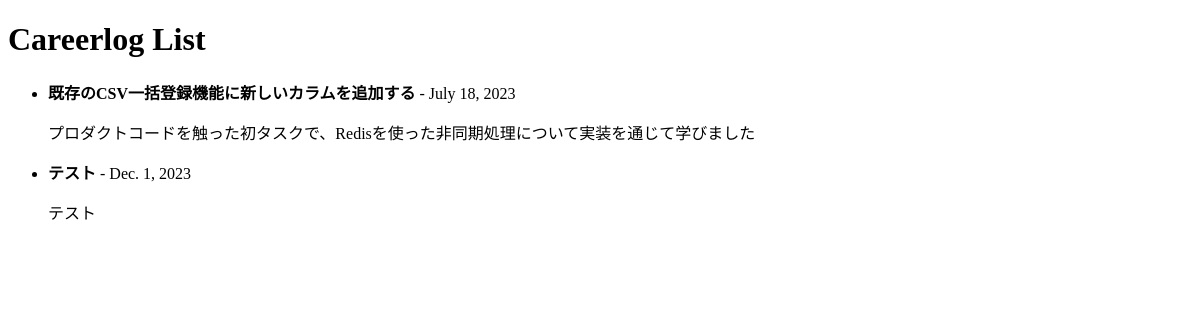
The page /careerlogs/ on the database as committed earlier.
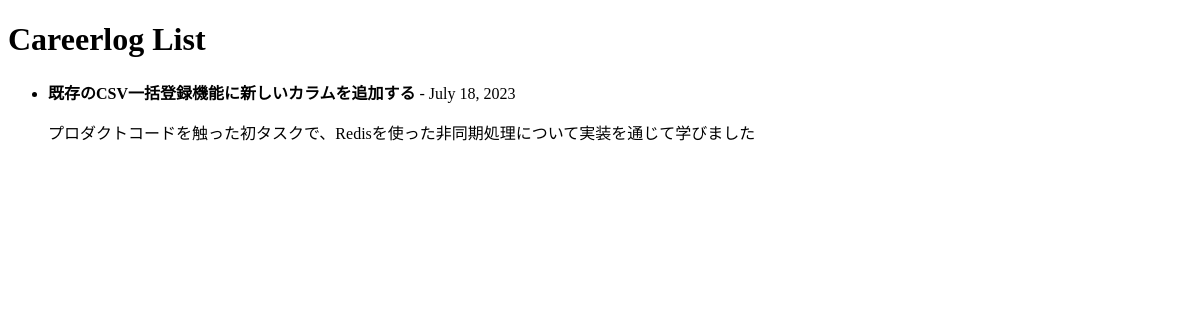
The same page on the database as committed later.
### myapp/models.py (models this page shows, shortened)
class Careerlog(models.Model):
    title = models.CharField(max_length=255)
    description = models.TextField()
    execution_date = models.DateField()
    timestamp = models.DateTimeField(auto_now_add=True)
    categories = models.ManyToManyField(Category, blank=True)
    languages = models.ManyToManyField(Language, blank=True)
    technologies = models.ManyToManyField(Technology, blank=True)

### myapp/views.py (the view)
# urls.py: path('careerlogs/', CareerlogListView.as_view(), name='careerlog-list'),
class CareerlogListView(ListView):
    model = Careerlog
    template_name = 'careerlog_list.html'
    context_object_name = 'careerlogs'

### myapp/templates/careerlog_list.html (shortened to what this page needs)
<!DOCTYPE html>
<html lang="en">
<head>
</head>
<body>
    <h1>Careerlog List</h1>
    <ul>
        {% for careerlog in careerlogs %}
        <li>
            <strong>{{ careerlog.title }}</strong> - {{ careerlog.execution_date }}
            <p>{{ careerlog.description }}</p>
        </li>
        {% endfor %}
    </ul>
</body>
</html>

Rows that differ between the two databases and show on the page:
removed Careerlog: title "テスト", execution_date "Dec. 1, 2023", description "テスト"
